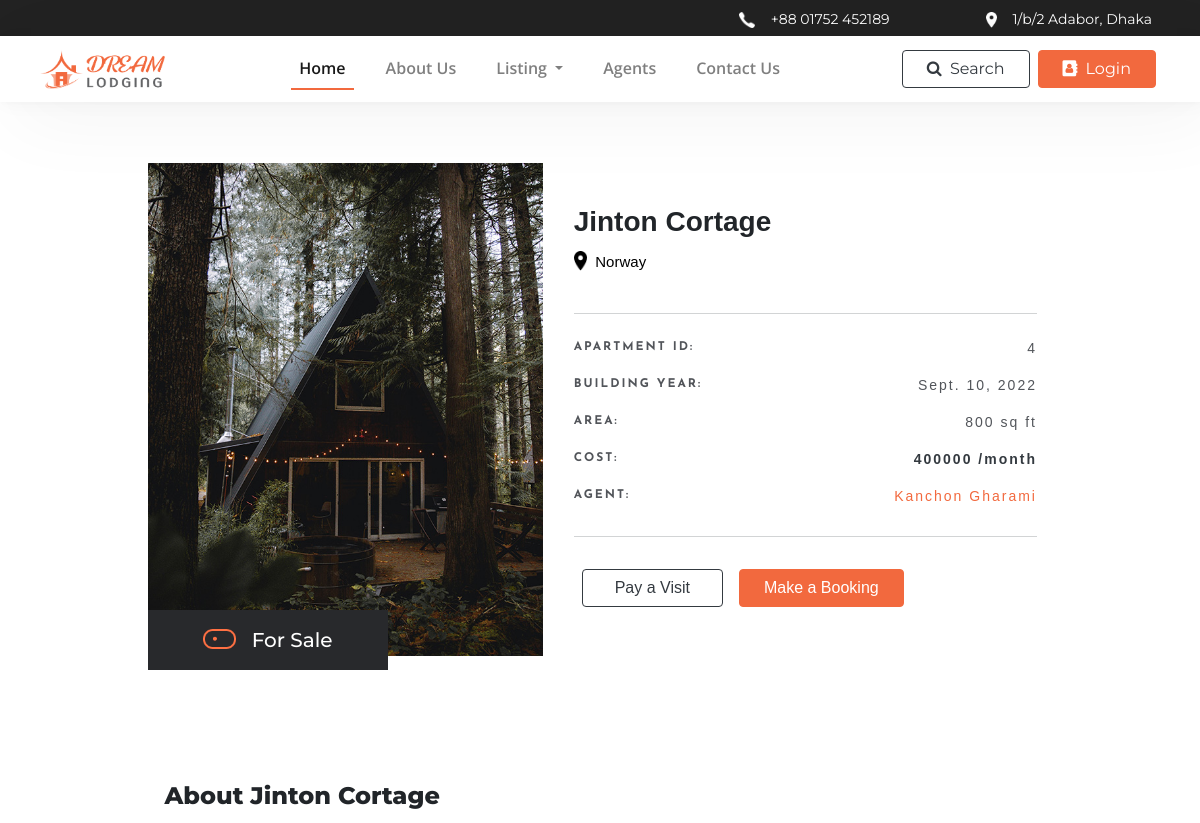
Page /apartment/4 (upper part) on the earlier database version.
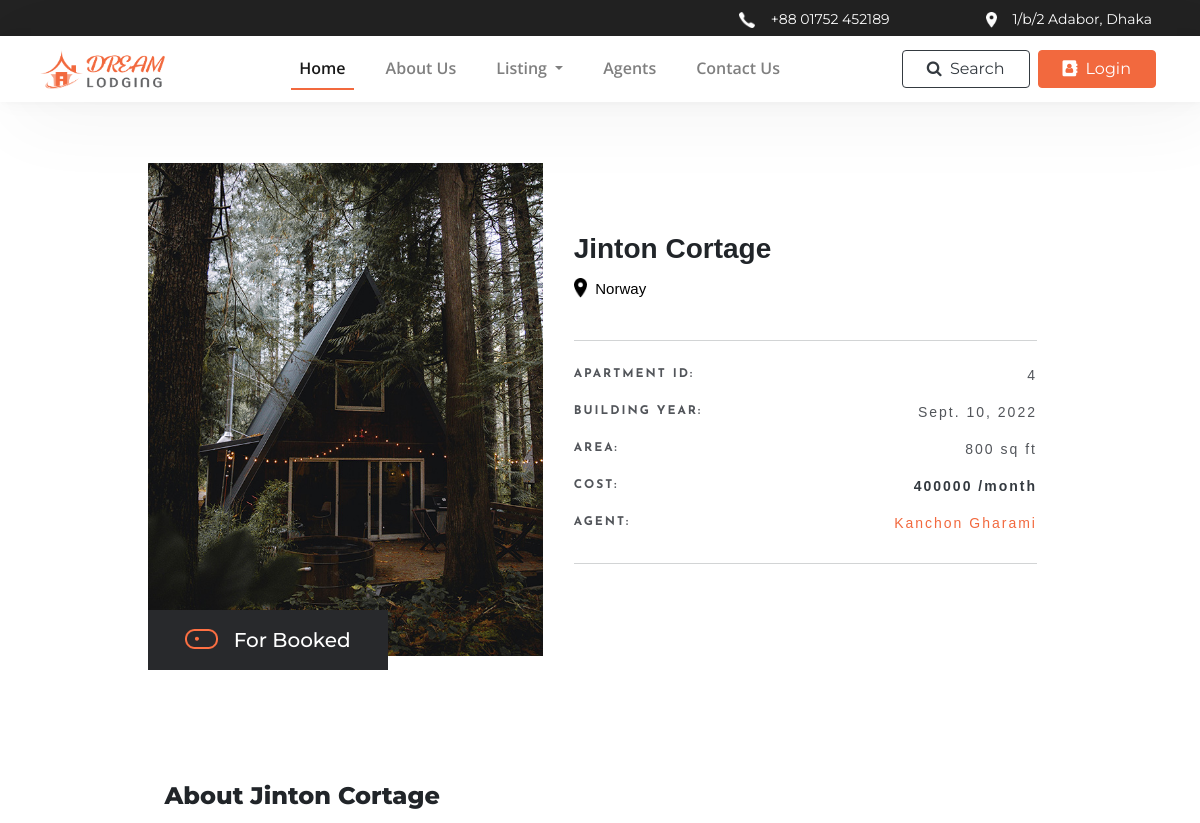
Same page on the later database version.
### app/models.py (models this page shows, shortened)
class Apartment(models.Model):
    type=[
        ( 'Rent','Rent'),
        ( 'Sale','Sale'),
        ( 'Booked','Booked'),
    ]
    user = models.ManyToManyField(MyCustomUser, related_name='apartments')
    name = models.CharField(max_length=200, blank=True, null=True)
    type = models.CharField(max_length=20, choices=type, default='Rent')
    location =  models.CharField(max_length=200, blank=True, null=True)
    price = models.IntegerField()
    area = models.IntegerField()
    building_year = models.DateField()
    img = models.ImageField(upload_to ='apartment/')
    about = models.TextField()
    bedroom = models.IntegerField()
    living = models.IntegerField()
    dinning = models.IntegerField()
    bathroom = models.IntegerField()
    garage = models.BooleanField(default=False)
    watchman = models.BooleanField(default=False)
    garden = models.BooleanField(default=False)
    swimmingpool = models.BooleanField(default=False)
    hospital = models.BooleanField(default=False)
    shoppingmall = models.BooleanField(default=False)
    is_booked = models.BooleanField(default=False)

### app/views.py (the view)
# urls.py: path('apartment/<int:pk>', apartment, name='apartment'),
def apartment(request, pk):
    this_apartment = Apartment.objects.get(id=pk)
    this_user = None
    agent = None
    own_apartment = False
    for i in this_apartment.user.all():
        if i.is_agent == True:
            agent = i
            break
    try:
        this_user = MyCustomUser.objects.get(username=request.user.username)
    except:
        print("No User")
    if this_user == agent:
        own_apartment = True
    context = {
        'this_apartment' : this_apartment,
        'agent' : agent,
        'own_apartment' : own_apartment,
    }
    return render(request, "app/apartment.html", context)

### app/templates/app/apartment.html (shortened to what this page needs)
<!DOCTYPE html>
{% extends 'base.html' %}
{% load static %}
{% block content %}
<div class="bg-lightgrey">
    <div class="row m-0 py-5 px-2 d-flex justify-content-center">
        <div class="col-xl-4 col-md-6 mx-2 profile_pic" style="background-image: url('{{ this_apartment.img.url }}')">
            <div class="profile_tag">
                <div class="row m-0">
                    <img src="{% static 'icons/profile_active_ico.png' %}" class="mt-1 mr-3">
                    For {{ this_apartment.type }}
                </div>
            </div>
        </div>
        <div class="col-xl-5 mx-2 profile_description font_Commissioner">
            <h3 class="fw-800">{{ this_apartment.name }}</h3>
            <div class="row m-0 p-0 fw-400 text-black">
                <img src="{% static 'icons/location_black.png' %}" class="mr-2 mt-1" style="height: 20px;">
                <p class="mt-1 fs-15">{{ this_apartment.location }}</p>
            </div>
            <div class="profile_points my-4 py-3">
                <div class="row m-0 pt-2">
                    <p class="fw-800 font_Josefin text-upper">Apartment ID:</p>
                    <p class="fw-400 ml-auto fs-14">{{ this_apartment.pk }}</p>
                </div>
                <div class="row m-0">
                    <p class="fw-800 font_Josefin text-upper">Building year:</p>
                    <p class="fw-400 ml-auto fs-14">{{ this_apartment.building_year }}</p>
                </div>
                <div class="row m-0">
                    <p class="fw-800 font_Josefin text-upper">Area:</p>
                    <p class="fw-400 ml-auto fs-14">{{ this_apartment.area }} sq ft</p>
                </div>
                <div class="row m-0">
                    <p class="fw-800 font_Josefin text-upper">Cost:</p>
                    <p class="fw-600 ml-auto fs-14 text-dark">{{ this_apartment.price }} /month</p>
                </div>
                <div class="row m-0">
                    <p class="fw-800 font_Josefin text-upper">Agent:</p>
                    {% if agent %}
                        <a href="{% url 'app:profile' pk=agent.pk %}" class="fw-400 ml-auto fs-14 text-orange">{{ agent.fullname }}</a>
                    {% endif %}
                </div>
            </div>
            {% if not own_apartment %}
                {% if not this_apartment.is_booked %}
                    <div class="row m-0">
                        <a href="#" class="btn btn-md btn-outline-dark mx-2 my-2 px-45 hover_scale-9" data-toggle="modal" data-target="#pay_a_visit">Pay a Visit</a>
                        <a href="#" class="btn btn-md btn-orange mx-2 my-2 px-4 hover_scale-9" data-toggle="modal" data-target="#booking_successful">Make a Booking</a>
                    </div>
                {% endif %}
            {% endif %}
        </div>
    </div>
    <div class="container-fluid my-5">
        <div class="row m-0 prx-4 d-flex justify-content-center">
            <div class="col-xl-10 prx-45">
                <h4 class="fw-800 my-3">About {{ this_apartment.name }}</h4>
            </div>
        </div>
    </div>
</div>
{% endblock %}

Differences in the rows shown:
changed Apartment "Jinton Cortage": type "Sale" → "Booked"; is_booked False → True (drawn)
Other differences:
text no longer shown: "Pay a Visit Make a Booking"
